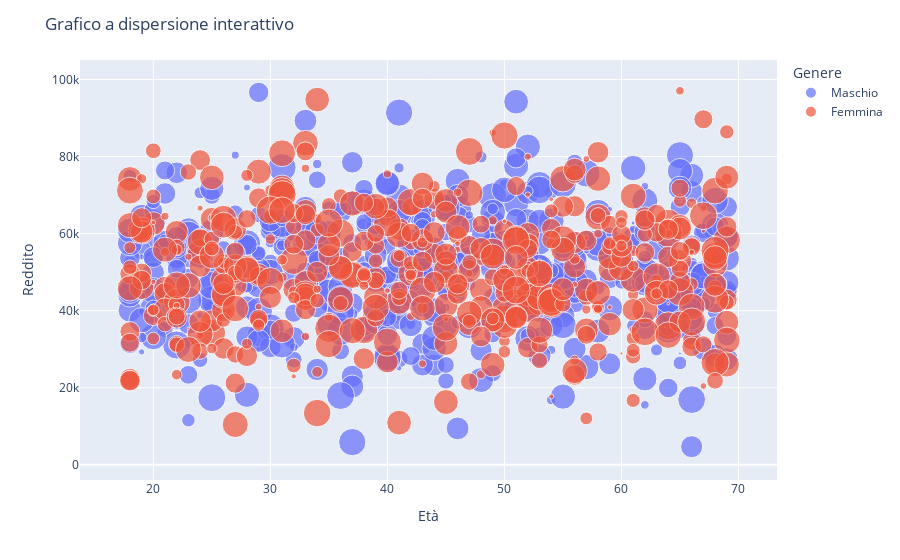

The notebook cell saved with this chart:
### Code cell
#visualizza un grafico a dispersione interattivo utilizzando platly
fig = px.scatter(df, x='Età', y='Reddito', color='Genere', size='Punteggio')
fig.update_layout(title='Grafico a dispersione interattivo')
fig.show()

### Figure 1 — Plotly figure (JSON) as saved in the notebook; plotly's stock layout.template omitted (floating-point values rounded to 4 significant figures; data arrays with more than 128 entries replaced by an {"elided": "..."} marker saying what was removed)
{"data": [{"hovertemplate": "Genere=Maschio<br>Età=%{x}<br>Reddito=%{y}<br>Punteggio=%{marker.size}<extra></extra>", "legendgroup": "Maschio", "marker": {"color": "#636efa", "size": {"elided": "524 float values"}, "sizemode": "area", "sizeref": 0.2499, "symbol": "circle"}, "mode": "markers", "name": "Maschio", "orientation": "v", "showlegend": true, "type": "scatter", "x": {"elided": "524 int values"}, "xaxis": "x", "y": {"elided": "524 float values"}, "yaxis": "y"}, {"hovertemplate": "Genere=Femmina<br>Età=%{x}<br>Reddito=%{y}<br>Punteggio=%{marker.size}<extra></extra>", "legendgroup": "Femmina", "marker": {"color": "#EF553B", "size": {"elided": "476 float values"}, "sizemode": "area", "sizeref": 0.2499, "symbol": "circle"}, "mode": "markers", "name": "Femmina", "orientation": "v", "showlegend": true, "type": "scatter", "x": {"elided": "476 int values"}, "xaxis": "x", "y": {"elided": "476 float values"}, "yaxis": "y"}], "layout": {"legend": {"itemsizing": "constant", "title": {"text": "Genere"}, "tracegroupgap": 0}, "margin": {"t": 60}, "title": {"text": "Grafico a dispersione interattivo"}, "xaxis": {"anchor": "y", "domain": [0, 1], "title": {"text": "Età"}}, "yaxis": {"anchor": "x", "domain": [0, 1], "title": {"text": "Reddito"}}}}
